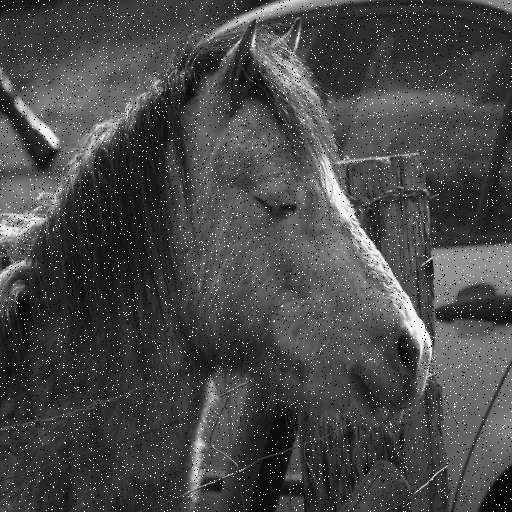
#> input picture nois.jpg, 512 x 512 px
$ python tes2.py
#> lines starting #> are read from the running program, lines starting #| are printed output that depends on the picture
#> further down, input_img is the input picture: shape (512, 512, 3); min 0, max 255, mean 73
import cv2

def divide_and_conquer_image(img):
    # Convert the image to grayscale
    gray_img = cv2.cvtColor(img, cv2.COLOR_BGR2GRAY)

    # Build the Gaussian pyramid
    pyramid = [gray_img]
    while True:
        downsampled = cv2.pyrDown(pyramid[-1])
        if downsampled.shape[0] < 30 or downsampled.shape[1] < 30:
            break
        pyramid.append(downsampled)
#> this loop made 5 passes
#> pass 1, in divide_and_conquer_image, `downsampled = cv2.pyrDown(pyramid[-1])`:
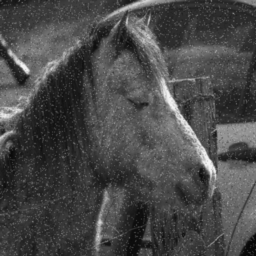
#> downsampled: shape (256, 256); min 7, max 244, mean 73
#> pass 3, in divide_and_conquer_image, `downsampled = cv2.pyrDown(pyramid[-1])`:
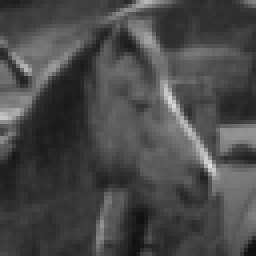
#> downsampled: shape (64, 64) (shown 4 times larger); min 15, max 221, mean 73.1
#> after the loop, pyramid = 5 items

    # Apply denoising using bilateral filter on each level of the pyramid
    for level, img in enumerate(pyramid[::-1]):
        denoised_img = cv2.bilateralFilter(img, 9, 75, 75)
        pyramid[len(pyramid) - level - 1] = denoised_img
#> this loop made 5 passes
#> pass 3, in divide_and_conquer_image, `denoised_img = cv2.bilateralFilter(img, 9, 75, 75)`:
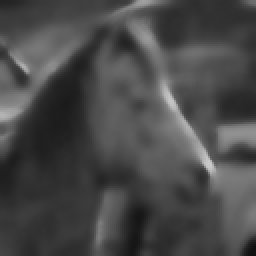
#> denoised_img: shape (128, 128) (shown 2 times larger); min 16, max 202, mean 72.9

    # Apply sharpening using unsharp masking
    for level, img in enumerate(pyramid):
        blurred_img = cv2.GaussianBlur(img, (0, 0), 3)
        sharp_img = cv2.addWeighted(img, 1.5, blurred_img, -0.5, 0)
        pyramid[level] = sharp_img
#> this loop made 5 passes
#> pass 1, in divide_and_conquer_image, `sharp_img = cv2.addWeighted(img, 1.5, blurred_img, -0.5, 0)`:
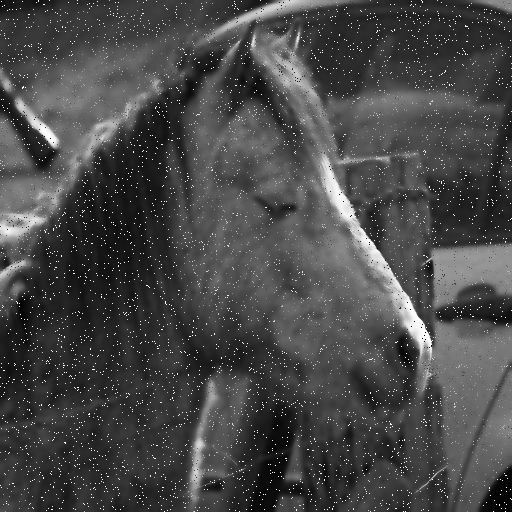
#> sharp_img: shape (512, 512); min 0, max 255, mean 71.5

    # Reconstruct the enhanced image from the pyramid
    reconstructed_img = pyramid[0]
    for img in pyramid[1:]:
        reconstructed_img = cv2.pyrUp(reconstructed_img)
        reconstructed_img = cv2.resize(reconstructed_img, (img.shape[1], img.shape[0]))
        reconstructed_img += img
#> this loop made 4 passes
#> pass 1, in divide_and_conquer_image, `reconstructed_img += img`:
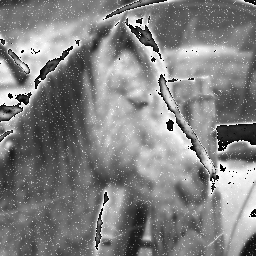
#> reconstructed_img: shape (256, 256); min 0, max 255, mean 129.4
#> after the loop:
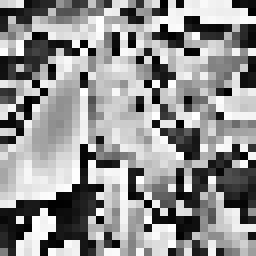
#> reconstructed_img: shape (32, 32) (shown 8 times larger); min 0, max 255, mean 144.9

    # Apply contrast enhancement using CLAHE
    clahe = cv2.createCLAHE(clipLimit=2.0, tileGridSize=(8, 8))
    enhanced_img = clahe.apply(reconstructed_img)
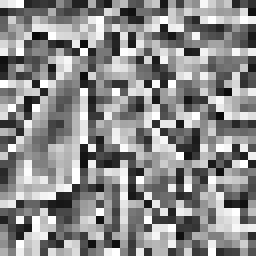
#> enhanced_img: shape (32, 32) (shown 8 times larger); min 8, max 255, mean 138.9

    return enhanced_img

# Load the image
input_img = cv2.imread('nois.jpg')

# Apply the divide-and-conquer framework for image enhancement
result_img = divide_and_conquer_image(input_img)

# Display the original and enhanced images
cv2.imshow('Original Image', input_img)
cv2.imshow('Enhanced Image', result_img)
cv2.waitKey(0)
cv2.destroyAllWindows()

$ run again, with dasdad.png saved as nois.jpg
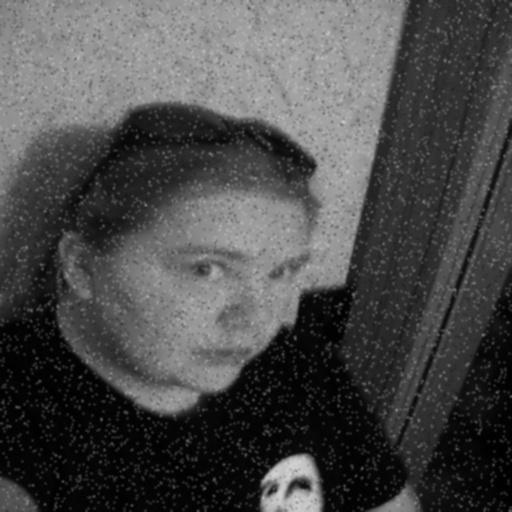
#> input picture dasdad.png, 512 x 512 px
#> input_img is the input picture: shape (512, 512, 3); min 0, max 212, mean 74.7
#> after the loop in divide_and_conquer_image, `while True:`: pyramid = 5 items
#> the loop in divide_and_conquer_image, `for level, img in enumerate(pyramid[::-1]):` made 5 passes
#> the loop in divide_and_conquer_image, `for level, img in enumerate(pyramid):` made 5 passes
#> the loop in divide_and_conquer_image, `for img in pyramid[1:]:` made 4 passes
#> after the loop in divide_and_conquer_image, `for img in pyramid[1:]:`:
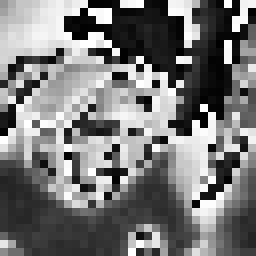
#> reconstructed_img: shape (32, 32) (shown 8 times larger); min 0, max 255, mean 120.1
#> in divide_and_conquer_image, `enhanced_img = clahe.apply(reconstructed_img)`:
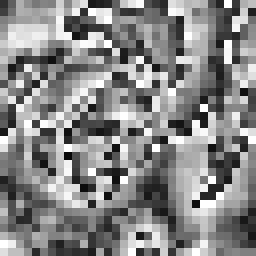
#> enhanced_img: shape (32, 32) (shown 8 times larger); min 8, max 255, mean 134.9
